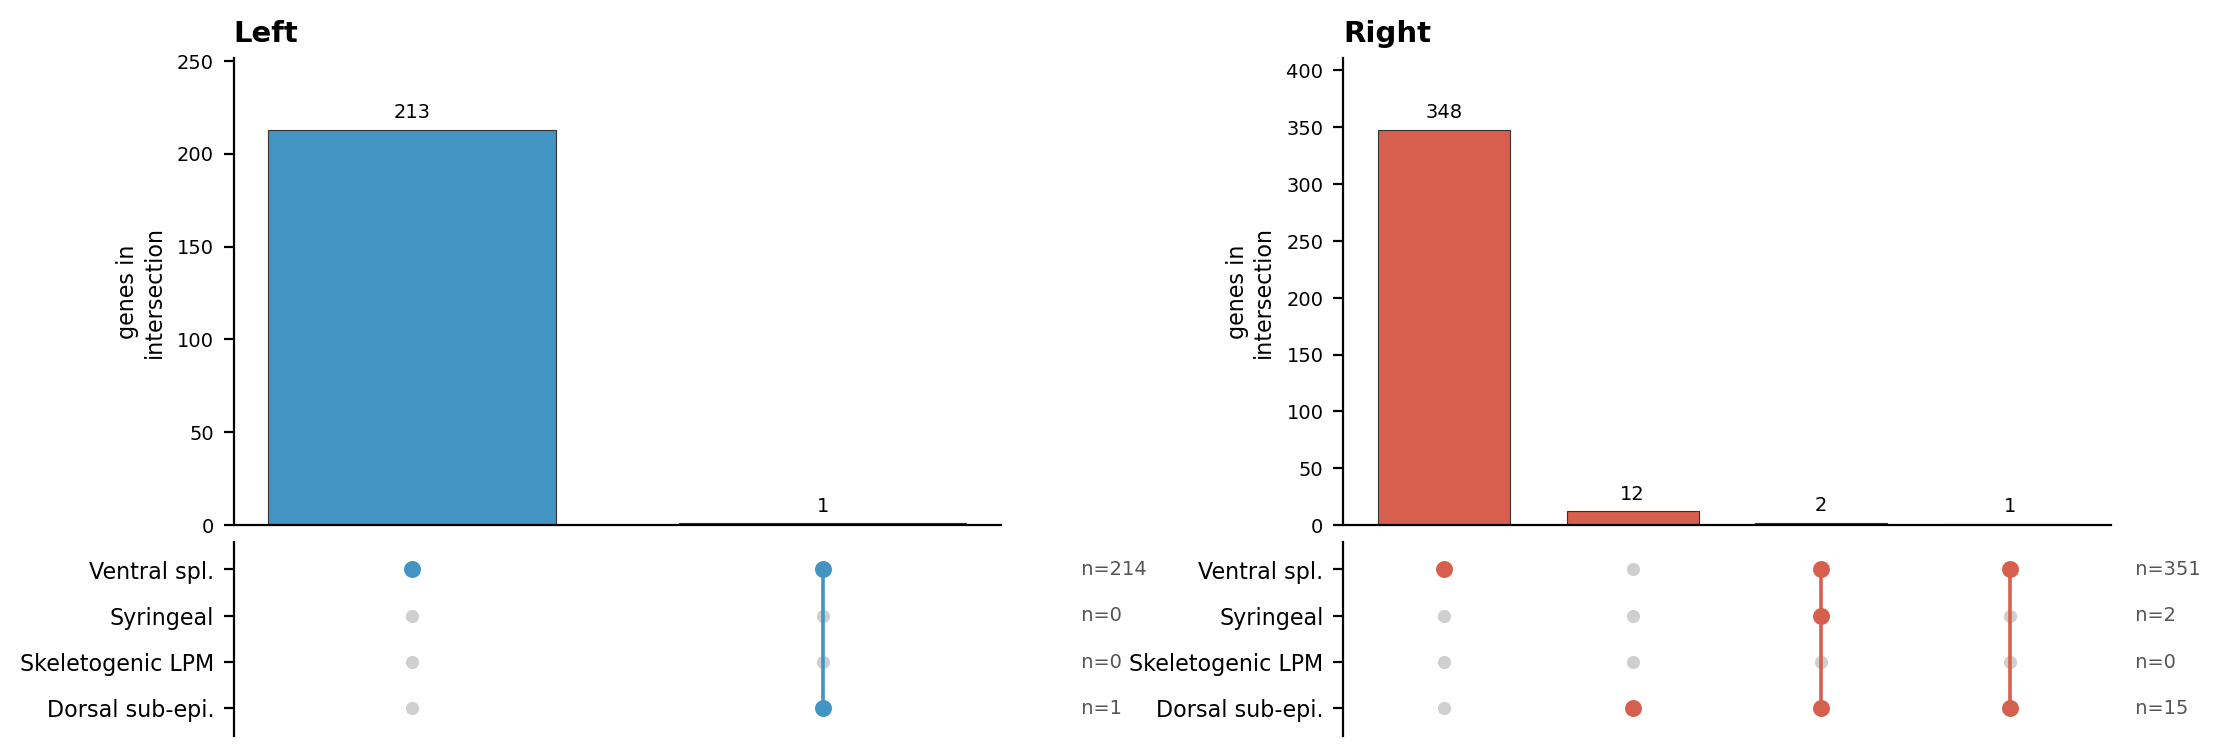

Here is the Python script that generated this plot:
#!/usr/bin/env python3
"""figS03 panel F — cross-subcluster L/R-DEG overlap (UpSet), HH25.

The per-subcluster DEG detail intentionally moved OUT of fig03 main panel B
(which is inference-pool-level).  At HH25 (the DEG-rich stage) this UpSet asks:
of the L-biased (and R-biased) DE genes, how much of the program is SHARED across
the current-SSOT populations — Ventral spl. / Syringeal / Skeletogenic LPM /
Dorsal sub-epi. — vs subcluster-specific?  (The inference pool of panel B is a
superset of the first two, so an UpSet is the honest way to show subcluster
structure without a superset-vs-peer confound.)

Finding (current SSOT): the L/R program is overwhelmingly Ventral spl.-SPECIFIC
(Left: 213 Ventral-only + 1 Ventral∩dorsal, 0 shared with Syringeal/Skeletogenic,
which carry 0 L genes; Right: 348 Ventral-only, 12 dorsal-only, 2 shared 3-way
Ventral∩Syringeal∩dorsal, 1 Ventral∩dorsal).

Hand-rolled UpSet (matplotlib) — the `upsetplot` pkg is incompatible with this
env's matplotlib 3.10 / pandas 3.0 (dot-matrix edgecolor → nan) and UpSetR is not
installed in `duckfig`; a manual UpSet avoids both and is dependency-free.

Reads (per-gene paired DESeq2, padj<0.05; +log2FC = Left):
    figures/data/h2_deg_SUB_Ventral_spl__HH25.tsv
    figures/data/h2_deg_SUB_Syringeal_HH25.tsv
    figures/data/h2_deg_SUB_Chondrogenic_LPM_HH25.tsv

Writes: figures/figS03/panel_F_lr_deg_upset.png

    conda run -n duckfig python3 figures/figS03/panel_F_lr_deg_upset.py
"""
from __future__ import annotations

import itertools
import os
import sys

import matplotlib
matplotlib.use("Agg")
import matplotlib.pyplot as plt
import pandas as pd

HERE = os.path.dirname(os.path.abspath(__file__))
sys.path.insert(0, os.path.join(HERE, ".."))
from _shared.colors import get_palette  # noqa: E402
F = os.path.join(HERE, "..", "data")
PADJ = 0.05
STAGE = "HH25"
# Inference-pool subclusters first (derived from the POOLS SSOT:
# a hardcoded list here rendered the retired Chondrogenic/Somatic partition for
# an entire review cycle), then the excluded Skeletogenic control and — when
# available — the dorsal sub-epithelial control.  The expansion shows the L/R
# program is specific to the inference pool (controls near-empty / distinct).
import re

from _shared.subcluster_map import POOLS  # noqa: E402


def _slug(pop: str) -> str:
    return re.sub(r"[^A-Za-z0-9]", "_", pop)


SUBS = {pop: f"h2_deg_SUB_{_slug(pop)}_{STAGE}.tsv"
        for pop in POOLS[STAGE]["inference"]}
SUBS["Skeletogenic LPM"] = f"h2_deg_excluded_SUB_Skeletogenic_LPM_{STAGE}.tsv"
for _pop, _fn in SUBS.items():
    if not os.path.exists(os.path.join(HERE, "..", "data", _fn)):
        raise FileNotFoundError(f"{_pop}: expected h2 export {_fn} missing — "
                                "stale POOLS or un-synced h2 rerun")
# Dorsal sub-epi. control appended iff its HH25 DESeq2 output is present (see below).
_DORSAL_HH25 = "h2_dorsal_SUB_Dorsal_sub_epi__HH25.tsv"
if os.path.exists(os.path.join(os.path.dirname(os.path.abspath(__file__)), "..", "data", _DORSAL_HH25)):
    SUBS["Dorsal sub-epi."] = _DORSAL_HH25
_lat = get_palette("lateral", labels=["L", "R"])  # registry SSOT (fail-loud); not hardcoded hexes
L_COL, R_COL = _lat["L"], _lat["R"]
SETS = list(SUBS)


def gene_sets(direction: str) -> dict[str, set]:
    out: dict[str, set] = {}
    for name, fn in SUBS.items():
        d = pd.read_csv(os.path.join(F, fn), sep="\t")
        sig = d[d["padj"] < PADJ]
        sel = sig[sig["log2FoldChange"] > 0] if direction == "L" else sig[sig["log2FoldChange"] < 0]
        out[name] = set(sel["gene_id"].astype(str))
    return out


def exclusive_intersections(sets: dict[str, set]) -> list[tuple[tuple[str, ...], int]]:
    """All non-empty EXCLUSIVE intersections (genes in exactly this combo)."""
    universe = set().union(*sets.values()) if sets else set()
    rows = []
    names = list(sets)
    for r in range(len(names), 0, -1):
        for combo in itertools.combinations(names, r):
            inside = set.intersection(*(sets[n] for n in combo))
            outside = universe - set().union(*(sets[n] for n in names if n not in combo)) \
                if len(combo) < len(names) else universe
            excl = inside & outside if len(combo) < len(names) else inside
            if len(excl):
                rows.append((combo, len(excl)))
    rows.sort(key=lambda x: -x[1])
    return rows


def draw_upset(sf, sets: dict[str, set], colour: str, title: str) -> None:
    rows = exclusive_intersections(sets)
    gs = sf.add_gridspec(2, 1, height_ratios=[2.4, 1.0], hspace=0.05)
    ax_bar = sf.add_subplot(gs[0])
    ax_mat = sf.add_subplot(gs[1], sharex=ax_bar)
    x = range(len(rows))
    sizes = [n for _, n in rows]
    ax_bar.bar(x, sizes, color=colour, edgecolor="#333333", linewidth=0.4, width=0.7)
    for xi, n in zip(x, sizes):
        ax_bar.text(xi, n + max(sizes) * 0.02, str(n), ha="center", va="bottom", fontsize=7)
    ax_bar.set_ylabel("genes in\nintersection", fontsize=8)
    ax_bar.set_ylim(0, max(sizes) * 1.18)
    ax_bar.spines[["top", "right"]].set_visible(False)
    ax_bar.tick_params(labelbottom=False, labelsize=7)
    ax_bar.set_title(title, fontsize=10.5, fontweight="bold", loc="left")
    # dot matrix
    for yi, name in enumerate(SETS):
        ax_mat.scatter(list(x), [yi] * len(rows), s=14,
                       color="#cfcfcf", zorder=1)  # background grid dots
    for xi, (combo, _) in enumerate(rows):
        members = [SETS.index(n) for n in combo]
        ax_mat.scatter([xi] * len(members), members, s=26, color=colour, zorder=3)
        if len(members) > 1:
            ax_mat.plot([xi, xi], [min(members), max(members)], color=colour, lw=1.3, zorder=2)
    ax_mat.set_yticks(range(len(SETS)))
    ax_mat.set_yticklabels(SETS, fontsize=8)
    ax_mat.set_ylim(-0.6, len(SETS) - 0.4)
    ax_mat.set_xticks([])
    ax_mat.invert_yaxis()
    ax_mat.spines[["top", "right", "bottom"]].set_visible(False)
    # per-set totals on the right
    for yi, name in enumerate(SETS):
        ax_mat.text(len(rows) - 0.4, yi, f"  n={len(sets[name])}", va="center", fontsize=7, color="#555555")


def main() -> None:
    fig = plt.figure(figsize=(10.5, 4.4))
    subfigs = fig.subfigures(1, 2, wspace=0.12)
    draw_upset(subfigs[0], gene_sets("L"), L_COL, "Left")
    draw_upset(subfigs[1], gene_sets("R"), R_COL, "Right")
    out = os.path.join(HERE, "panel_F_lr_deg_upset.png")
    fig.savefig(out, dpi=200, bbox_inches="tight")
    print("wrote", out)
    for direction in ("L", "R"):
        s = gene_sets(direction)
        print(f"  {direction}: " + ", ".join(f"{k}={len(v)}" for k, v in s.items()))


if __name__ == "__main__":
    main()
